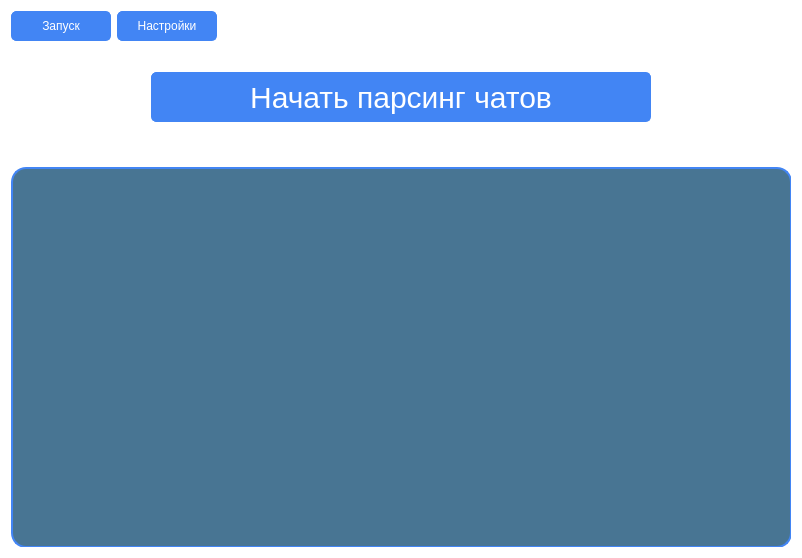
<?xml version="1.0" encoding="UTF-8"?>
<ui version="4.0">
 <class>MainWidget</class>
 <widget class="QWidget" name="MainWidget">
  <property name="geometry">
   <rect>
    <x>0</x>
    <y>0</y>
    <width>800</width>
    <height>556</height>
   </rect>
  </property>
  <property name="windowTitle">
   <string>Parser tool for Samoxun</string>
  </property>
  <property name="styleSheet">
   <string notr="true">background-color: white;
color: black</string>
  </property>
  <layout class="QVBoxLayout" name="verticalLayout">
   <item>
    <layout class="QHBoxLayout" name="horizontalLayoutTopButtons">
     <item>
      <widget class="QPushButton" name="btnStart">
       <property name="minimumSize">
        <size>
         <width>100</width>
         <height>30</height>
        </size>
       </property>
       <property name="styleSheet">
        <string notr="true">QPushButton {
       background-color: #4285f4;
       color: white;
       border: 1px solid #4285f4;
		border-radius: 5px
     }
     QPushButton:hover {
       background-color: #3a7ae8;
     }
     QPushButton:pressed {
       background-color: #3367d6;
     }</string>
       </property>
       <property name="text">
        <string>Запуск</string>
       </property>
      </widget>
     </item>
     <item>
      <widget class="QPushButton" name="btnSettings">
       <property name="minimumSize">
        <size>
         <width>100</width>
         <height>30</height>
        </size>
       </property>
       <property name="styleSheet">
        <string notr="true">QPushButton {
       background-color: #4285f4;
       color: white;
       border: 1px solid #4285f4;
		border-radius: 5px
     }
     QPushButton:hover {
       background-color: #3a7ae8;
     }
     QPushButton:pressed {
       background-color: #3367d6;
     }</string>
       </property>
       <property name="text">
        <string>Настройки</string>
       </property>
      </widget>
     </item>
     <item>
      <spacer name="horizontalSpacer">
       <property name="orientation">
        <enum>Qt::Orientation::Horizontal</enum>
       </property>
       <property name="sizeType">
        <enum>QSizePolicy::Policy::Expanding</enum>
       </property>
       <property name="sizeHint" stdset="0">
        <size>
         <width>0</width>
         <height>0</height>
        </size>
       </property>
      </spacer>
     </item>
    </layout>
   </item>
   <item>
    <widget class="QStackedWidget" name="stackedWidget">
     <widget class="QWidget" name="pageStart">
      <property name="minimumSize">
       <size>
        <width>780</width>
        <height>500</height>
       </size>
      </property>
      <widget class="QWidget" name="verticalLayoutWidget_6">
       <property name="geometry">
        <rect>
         <x>0</x>
         <y>10</y>
         <width>781</width>
         <height>80</height>
        </rect>
       </property>
       <layout class="QVBoxLayout" name="verticalLayout_7">
        <item alignment="Qt::AlignmentFlag::AlignHCenter">
         <widget class="QPushButton" name="btnStart_2">
          <property name="minimumSize">
           <size>
            <width>500</width>
            <height>50</height>
           </size>
          </property>
          <property name="styleSheet">
           <string notr="true">QPushButton {
       background-color: #4285f4;
       color: white;
       border: 1px solid #4285f4;
		border-radius: 5px;
		font-size: 30px
     }
     QPushButton:hover {
       background-color: #3a7ae8;
     }
     QPushButton:pressed {
       background-color: #3367d6;
     }</string>
          </property>
          <property name="text">
           <string>Начать парсинг чатов</string>
          </property>
         </widget>
        </item>
       </layout>
      </widget>
      <widget class="QWidget" name="verticalLayoutWidget_7">
       <property name="geometry">
        <rect>
         <x>0</x>
         <y>120</y>
         <width>781</width>
         <height>381</height>
        </rect>
       </property>
       <layout class="QVBoxLayout" name="verticalLayout_8">
        <item>
         <widget class="QPlainTextEdit" name="plainTextEdit">
          <property name="styleSheet">
           <string notr="true">background-color: rgb(72, 117, 147);
color: black;
border: 1.5px solid #4285f4;
border-radius: 15px;
font-size: 15px;
padding: 5px</string>
          </property>
          <property name="readOnly">
           <bool>true</bool>
          </property>
          <property name="plainText">
           <string/>
          </property>
         </widget>
        </item>
       </layout>
      </widget>
     </widget>
     <widget class="QWidget" name="pageSettings">
      <property name="minimumSize">
       <size>
        <width>780</width>
        <height>500</height>
       </size>
      </property>
      <property name="layoutDirection">
       <enum>Qt::LayoutDirection::LeftToRight</enum>
      </property>
      <widget class="QWidget" name="verticalLayoutWidget">
       <property name="geometry">
        <rect>
         <x>0</x>
         <y>20</y>
         <width>781</width>
         <height>61</height>
        </rect>
       </property>
       <layout class="QVBoxLayout" name="verticalLayout_2">
        <item alignment="Qt::AlignmentFlag::AlignHCenter|Qt::AlignmentFlag::AlignTop">
         <widget class="QLabel" name="label">
          <property name="minimumSize">
           <size>
            <width>300</width>
            <height>0</height>
           </size>
          </property>
          <property name="styleSheet">
           <string notr="true">color: black;
font: 350 15pt &quot;Bahnschrift&quot;;</string>
          </property>
          <property name="text">
           <string>API_ID</string>
          </property>
          <property name="alignment">
           <set>Qt::AlignmentFlag::AlignCenter</set>
          </property>
         </widget>
        </item>
        <item alignment="Qt::AlignmentFlag::AlignTop">
         <widget class="QLineEdit" name="lineApi">
          <property name="minimumSize">
           <size>
            <width>0</width>
            <height>25</height>
           </size>
          </property>
          <property name="styleSheet">
           <string notr="true">QLineEdit, QTextEdit {
       background-color: white;
       border: 1px solid #ddd;
       border-radius: 6px;
       padding: 8px;
       font-size: 17px;
     }
     QLineEdit:focus, QTextEdit:focus {
       border: 1px solid #4285f4;
     }</string>
          </property>
          <property name="placeholderText">
           <string>987654</string>
          </property>
         </widget>
        </item>
       </layout>
      </widget>
      <widget class="QWidget" name="verticalLayoutWidget_2">
       <property name="geometry">
        <rect>
         <x>0</x>
         <y>90</y>
         <width>781</width>
         <height>61</height>
        </rect>
       </property>
       <layout class="QVBoxLayout" name="verticalLayout_3">
        <item alignment="Qt::AlignmentFlag::AlignHCenter|Qt::AlignmentFlag::AlignTop">
         <widget class="QLabel" name="label_2">
          <property name="minimumSize">
           <size>
            <width>300</width>
            <height>0</height>
           </size>
          </property>
          <property name="styleSheet">
           <string notr="true">color: black;
font: 350 15pt &quot;Bahnschrift&quot;;</string>
          </property>
          <property name="text">
           <string>API_HASH</string>
          </property>
          <property name="alignment">
           <set>Qt::AlignmentFlag::AlignCenter</set>
          </property>
         </widget>
        </item>
        <item alignment="Qt::AlignmentFlag::AlignTop">
         <widget class="QLineEdit" name="lineHash">
          <property name="minimumSize">
           <size>
            <width>0</width>
            <height>25</height>
           </size>
          </property>
          <property name="styleSheet">
           <string notr="true">QLineEdit, QTextEdit {
       background-color: white;
       border: 1px solid #ddd;
       border-radius: 6px;
       padding: 8px;
       font-size: 17px;
     }
     QLineEdit:focus, QTextEdit:focus {
       border: 1px solid #4285f4;
     }</string>
          </property>
          <property name="placeholderText">
           <string>ac815c781c187c518c715c</string>
          </property>
         </widget>
        </item>
       </layout>
      </widget>
      <widget class="QWidget" name="verticalLayoutWidget_3">
       <property name="geometry">
        <rect>
         <x>0</x>
         <y>160</y>
         <width>781</width>
         <height>61</height>
        </rect>
       </property>
       <layout class="QVBoxLayout" name="verticalLayout_4">
        <item>
         <widget class="QLabel" name="label_3">
          <property name="minimumSize">
           <size>
            <width>300</width>
            <height>0</height>
           </size>
          </property>
          <property name="styleSheet">
           <string notr="true">color: black;
font: 350 15pt &quot;Bahnschrift&quot;;</string>
          </property>
          <property name="text">
           <string>PHONE</string>
          </property>
          <property name="alignment">
           <set>Qt::AlignmentFlag::AlignCenter</set>
          </property>
         </widget>
        </item>
        <item>
         <widget class="QLineEdit" name="linePhone">
          <property name="minimumSize">
           <size>
            <width>0</width>
            <height>25</height>
           </size>
          </property>
          <property name="styleSheet">
           <string notr="true">QLineEdit, QTextEdit {
       background-color: white;
       border: 1px solid #ddd;
       border-radius: 6px;
       padding: 8px;
       font-size: 17px;
     }
     QLineEdit:focus, QTextEdit:focus {
       border: 1px solid #4285f4;
     }</string>
          </property>
          <property name="placeholderText">
           <string>+1234567789</string>
          </property>
         </widget>
        </item>
       </layout>
      </widget>
      <widget class="QWidget" name="verticalLayoutWidget_4">
       <property name="geometry">
        <rect>
         <x>0</x>
         <y>230</y>
         <width>781</width>
         <height>81</height>
        </rect>
       </property>
       <layout class="QVBoxLayout" name="verticalLayout_5">
        <property name="bottomMargin">
         <number>0</number>
        </property>
        <item alignment="Qt::AlignmentFlag::AlignHCenter|Qt::AlignmentFlag::AlignTop">
         <widget class="QLabel" name="label_4">
          <property name="minimumSize">
           <size>
            <width>300</width>
            <height>0</height>
           </size>
          </property>
          <property name="styleSheet">
           <string notr="true">color: black;
font: 350 15pt &quot;Bahnschrift&quot;;</string>
          </property>
          <property name="text">
           <string>CHAT_ID</string>
          </property>
          <property name="alignment">
           <set>Qt::AlignmentFlag::AlignCenter</set>
          </property>
         </widget>
        </item>
        <item alignment="Qt::AlignmentFlag::AlignTop">
         <widget class="QLineEdit" name="lineChat">
          <property name="minimumSize">
           <size>
            <width>0</width>
            <height>25</height>
           </size>
          </property>
          <property name="styleSheet">
           <string notr="true">QLineEdit, QTextEdit {
       background-color: white;
       border: 1px solid #ddd;
       border-radius: 6px;
       padding: 8px;
       font-size: 17px;
     }
     QLineEdit:focus, QTextEdit:focus {
       border: 1px solid #4285f4;
     }</string>
          </property>
          <property name="text">
           <string/>
          </property>
          <property name="placeholderText">
           <string>@Username or -12312839712313</string>
          </property>
         </widget>
        </item>
       </layout>
      </widget>
      <widget class="QWidget" name="verticalLayoutWidget_5">
       <property name="geometry">
        <rect>
         <x>0</x>
         <y>360</y>
         <width>781</width>
         <height>80</height>
        </rect>
       </property>
       <layout class="QVBoxLayout" name="verticalLayout_6">
        <item>
         <widget class="QPushButton" name="btnSave">
          <property name="minimumSize">
           <size>
            <width>100</width>
            <height>30</height>
           </size>
          </property>
          <property name="styleSheet">
           <string notr="true">QPushButton {
       background-color: #4285f4;
       color: white;
       border: 1px solid #4285f4;
		border-radius: 5px
     }
     QPushButton:hover {
       background-color: #3a7ae8;
     }
     QPushButton:pressed {
       background-color: #3367d6;
     }</string>
          </property>
          <property name="text">
           <string>Сохранить настройки</string>
          </property>
         </widget>
        </item>
       </layout>
      </widget>
      <widget class="QPushButton" name="btnClear">
       <property name="geometry">
        <rect>
         <x>0</x>
         <y>320</y>
         <width>100</width>
         <height>30</height>
        </rect>
       </property>
       <property name="minimumSize">
        <size>
         <width>100</width>
         <height>30</height>
        </size>
       </property>
       <property name="styleSheet">
        <string notr="true">QPushButton {
       background-color: #4285f4;
       color: white;
       border: 1px solid #4285f4;
		border-radius: 5px
     }
     QPushButton:hover {
       background-color: #3a7ae8;
     }
     QPushButton:pressed {
       background-color: #3367d6;
     }</string>
       </property>
       <property name="text">
        <string>Отчистить</string>
       </property>
      </widget>
     </widget>
    </widget>
   </item>
  </layout>
 </widget>
 <resources/>
 <connections/>
</ui>
